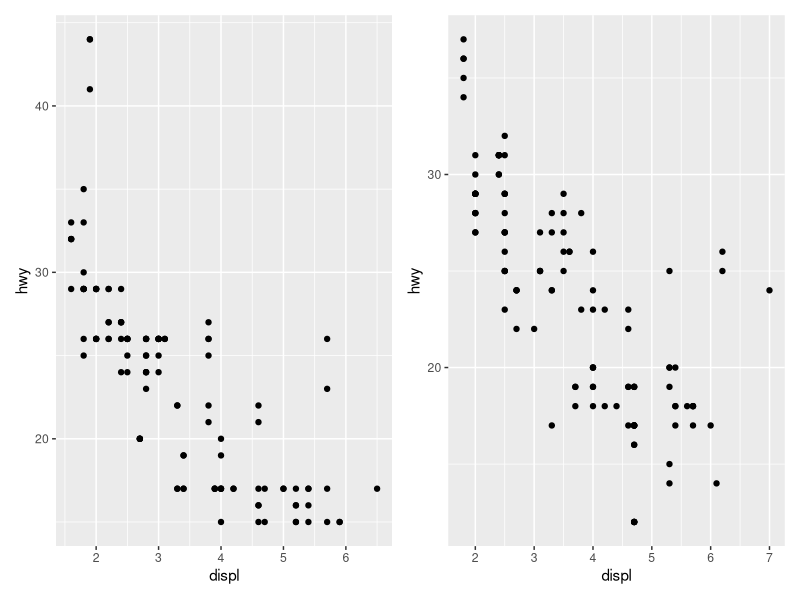
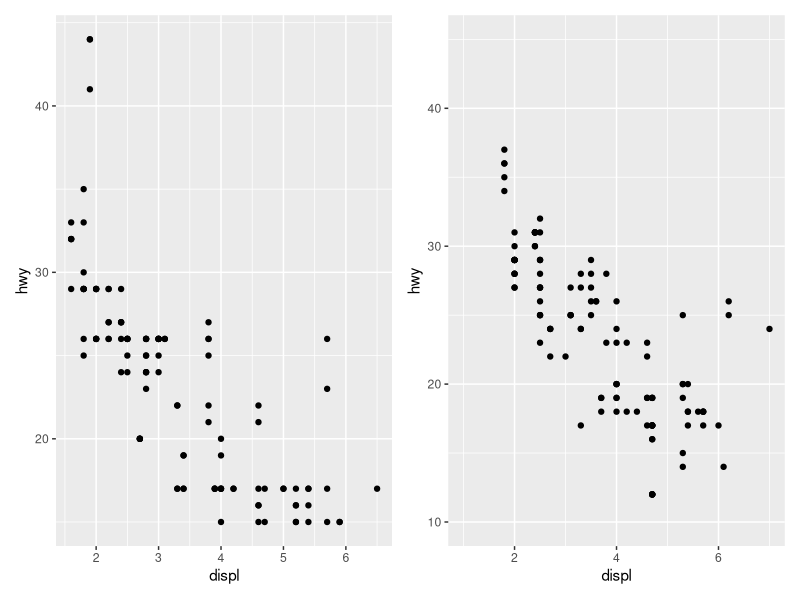
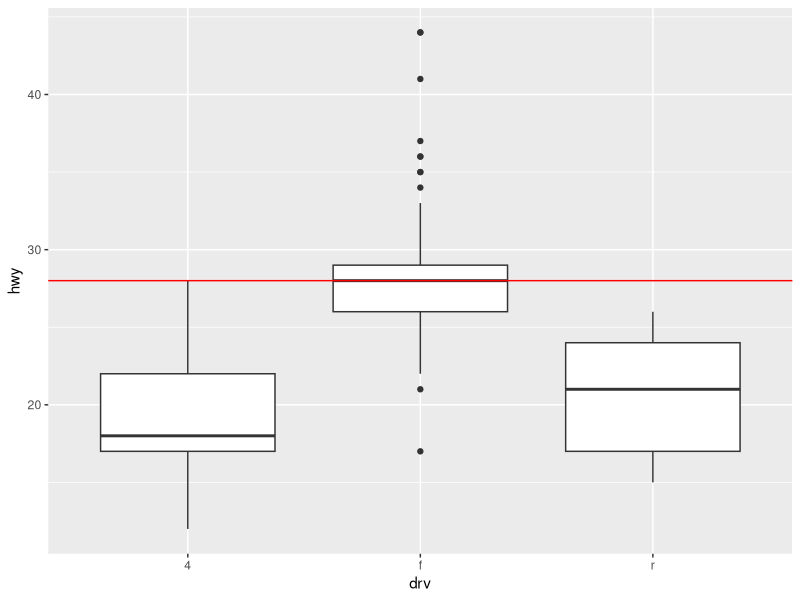
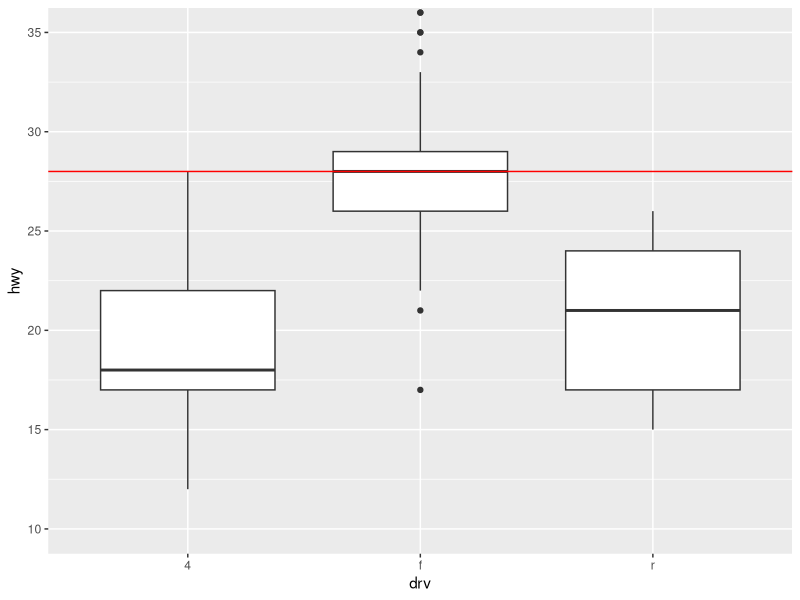
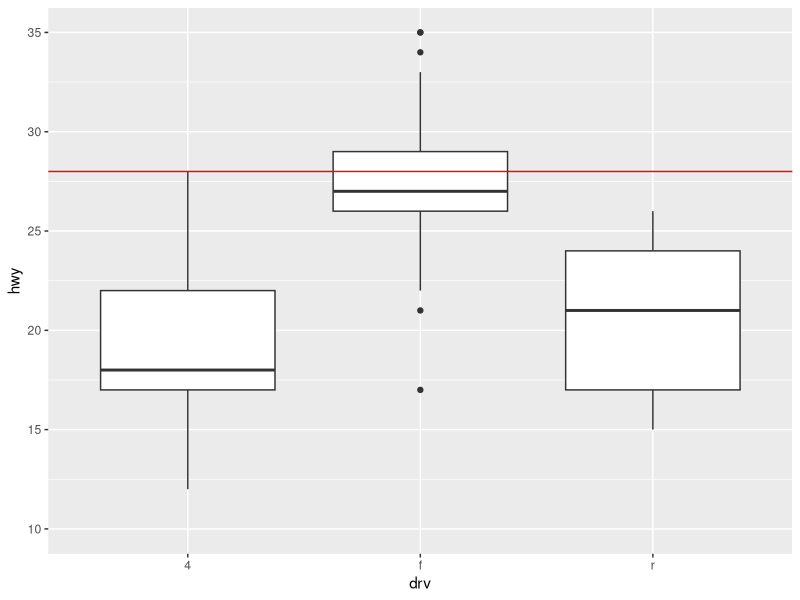
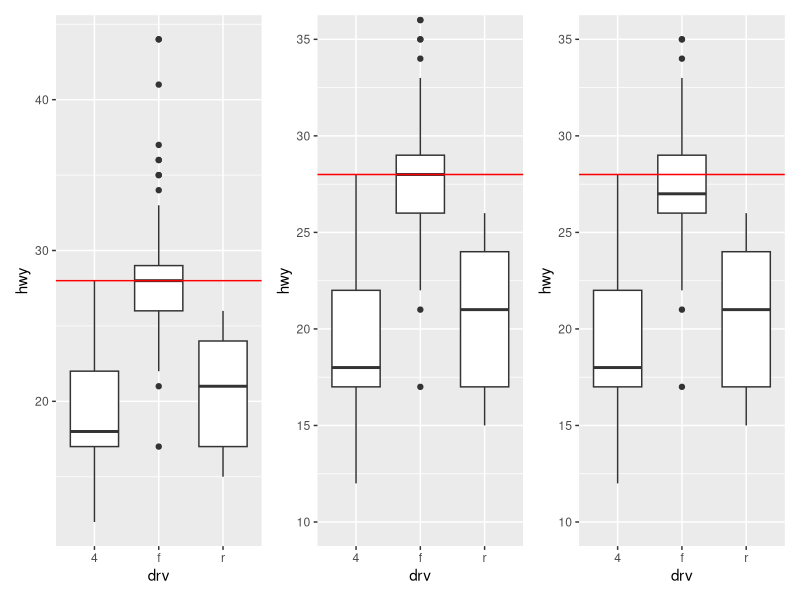
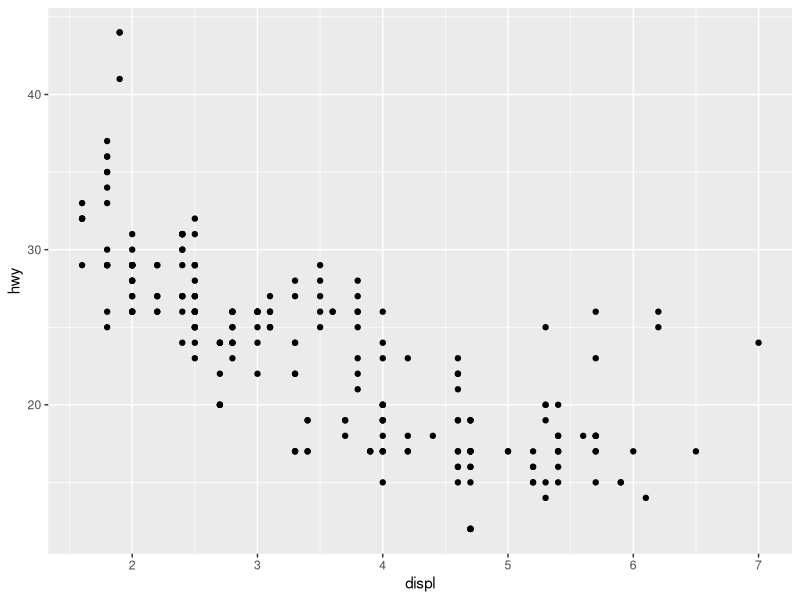
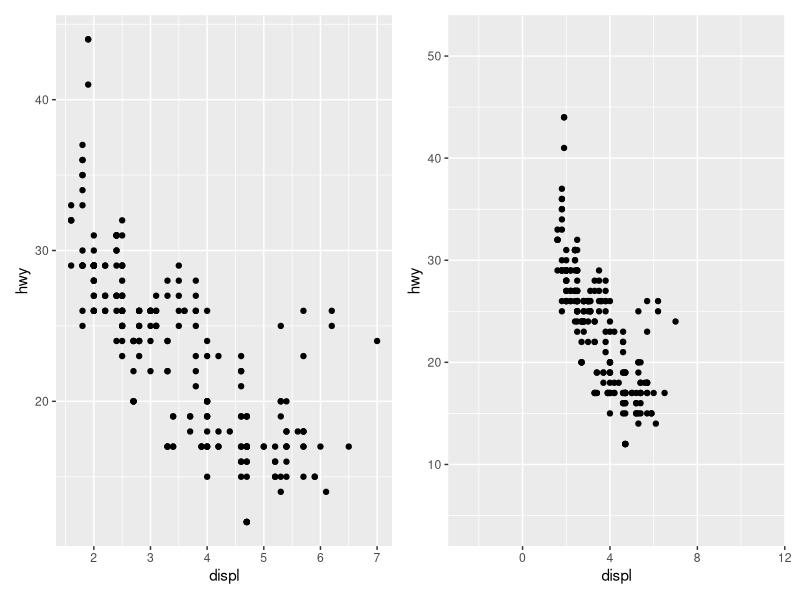

Write R code to recreate these figures, in order.
require(ggplot2)
View(mpg)
require(patchwork)

#====================================
attach(mpg)
summary(as.factor(year))
#------------------------------
#1. Numeric position scales
mpg_99=subset(mpg, year == 1999)
mpg_08=subset(mpg, year == 2008)

base_99=ggplot(mpg_99, aes(displ, hwy)) + 
        geom_point()
base_08=ggplot(mpg_08, aes(displ, hwy)) + 
        geom_point()

base_99+base_08


# To make the uniform axes

base_99+base_08+
  scale_x_continuous(limits = c(1, 7)) +
  scale_y_continuous(limits = c(10, 45))
  #------------------------------
#2. Zooming in

g=ggplot(mpg, aes(drv, hwy))+
  geom_boxplot()+
  geom_hline(yintercept = 28, 
             colour = "red")

g

#Option-1
x=g+coord_cartesian(ylim = c(10, 35))
x
#Option-2
y=g+ylim(10, 35)
y
#plotting all 3 charts side by side
g+x+y

#Additive or Multiplicative expansions
gg=ggplot(mpg, aes(displ, hwy)) +
  geom_point()
gg

a=gg+
  scale_x_continuous(expand = expansion(add = 5)) +
  scale_y_continuous(expand = expansion(add = 10))
gg+a

b=gg+
  scale_x_continuous(expand = expansion(mult = .75)) +
  scale_y_continuous(expand = expansion(mult = .75))
gg+b

c=gg+
  scale_x_continuous(expand = expansion(mult = c(.05, .2))) +
  scale_y_continuous(expand = c(.05, 0, .2, 0))
gg+c

gg+a+b+c+plot_layout(ncol=2)

#------------------------------
##3. Breaks-Only certain points shown on x-axis
gg+scale_x_continuous(breaks = c(2, 3, 5, 8))

#------------------------------
#4. Reverse scale
gg
gg+scale_x_reverse()
gg+scale_x_reverse()+scale_y_reverse()
